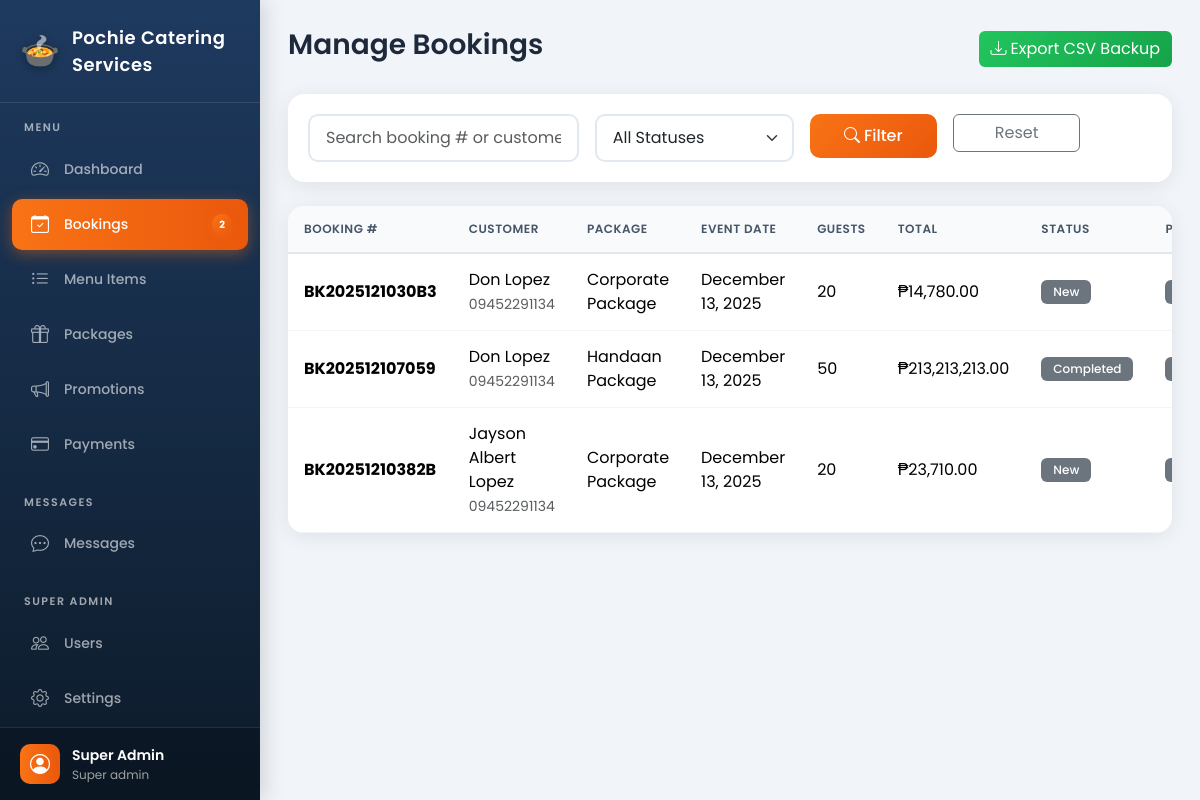
The app's page /admin/bookings.php (signed in) with its own data.
### tables this page shows
CREATE TABLE `bookings` (
  `id` int(11) NOT NULL,
  `booking_number` varchar(20) NOT NULL,
  `customer_id` int(11) DEFAULT NULL,
  `package_id` int(11) DEFAULT NULL,
  `event_type` varchar(100) DEFAULT NULL,
  `event_date` date NOT NULL,
  `event_time` time DEFAULT NULL,
  `venue_address` text NOT NULL,
  `number_of_guests` int(11) NOT NULL,
  `special_requests` text DEFAULT NULL,
  `total_amount` decimal(12,2) DEFAULT NULL,
  `status` enum('new','pending','negotiating','approved','paid','preparing','completed','cancelled') DEFAULT 'new',
  `payment_status` enum('unpaid','partial','paid') DEFAULT 'unpaid',
  `payment_method` varchar(50) DEFAULT NULL,
  `assigned_staff_id` int(11) DEFAULT NULL,
  `notes` text DEFAULT NULL,
  `created_at` timestamp NOT NULL DEFAULT current_timestamp(),
  `updated_at` timestamp NOT NULL DEFAULT current_timestamp() ON UPDATE current_timestamp()
);

CREATE TABLE `users` (
  `id` int(11) NOT NULL,
  `email` varchar(100) NOT NULL,
  `password` varchar(255) NOT NULL,
  `first_name` varchar(50) NOT NULL,
  `last_name` varchar(50) NOT NULL,
  `phone` varchar(20) DEFAULT NULL,
  `address` text DEFAULT NULL,
  `role` enum('customer','staff','admin','super_admin') DEFAULT 'customer',
  `profile_image` varchar(255) DEFAULT NULL,
  `is_active` tinyint(1) DEFAULT 1,
  `created_at` timestamp NOT NULL DEFAULT current_timestamp(),
  `updated_at` timestamp NOT NULL DEFAULT current_timestamp() ON UPDATE current_timestamp(),
  `email_verified` tinyint(1) DEFAULT 0
);

CREATE TABLE `packages` (
  `id` int(11) NOT NULL,
  `name` varchar(100) NOT NULL,
  `description` text DEFAULT NULL,
  `base_price` decimal(10,2) NOT NULL,
  `min_pax` int(11) DEFAULT 50,
  `max_pax` int(11) DEFAULT 500,
  `image` varchar(255) DEFAULT NULL,
  `inclusions` text DEFAULT NULL,
  `is_active` tinyint(1) DEFAULT 1,
  `created_at` timestamp NOT NULL DEFAULT current_timestamp()
);

### admin/bookings.php (the view, shortened to what this page needs)
<?php
require_once '../config/functions.php';
$userId = $_SESSION['user_id'];
$sql = "SELECT b.*, u.first_name, u.last_name, u.email, u.phone, p.name as package_name,
        (SELECT COUNT(*) FROM chat_messages cm WHERE cm.booking_id = b.id AND cm.sender_id != $userId AND cm.is_read = 0) as unread_messages
        FROM bookings b
        LEFT JOIN users u ON b.customer_id = u.id
        LEFT JOIN packages p ON b.package_id = p.id
        WHERE 1=1";
$sql .= " ORDER BY b.created_at DESC";
$bookings = $conn->query($sql);
?>
<!DOCTYPE html>
<html lang="en">
<head>
    <link href="https://cdn.jsdelivr.net/npm/bootstrap@5.3.2/dist/css/bootstrap.min.css" rel="stylesheet">
    <link href="https://cdn.jsdelivr.net/npm/bootstrap-icons@1.11.1/font/bootstrap-icons.css" rel="stylesheet">
</head>
<body>
    <?php include 'includes/sidebar.php'; ?>
    <div class="main-content">
        <div class="d-flex justify-content-between align-items-center mb-4">
            <h3>Manage Bookings</h3>
            <a href="<?= adminUrl('bookings.php?export=1') ?>" class="btn btn-success">
                <i class="bi bi-download me-1"></i>Export CSV Backup
            </a>
        </div>
        <div class="card mb-4">
            <div class="card-body">
                <form method="GET" class="row g-3">
                    <div class="col-md-4">
                        <input type="text" name="search" class="form-control" placeholder="Search booking # or customer..." value="<?= htmlspecialchars($_GET['search'] ?? '') ?>">
                    </div>
                    <div class="col-md-3">
                        <select name="status" class="form-select">
                            <option value="">All Statuses</option>
                        </select>
                    </div>
                    <div class="col-md-2">
                        <button type="submit" class="btn btn-primary w-100"><i class="bi bi-search me-1"></i>Filter</button>
                    </div>
                    <div class="col-md-2">
                        <a href="<?= adminUrl('bookings.php') ?>" class="btn btn-outline-secondary w-100">Reset</a>
                    </div>
                </form>
            </div>
        </div>
        <div class="card">
            <div class="card-body p-0">
                <div class="table-responsive">
                    <table class="table table-hover mb-0">
                        <thead class="table-light">
                            <tr>
                                <th>Booking #</th>
                                <th>Customer</th>
                                <th>Package</th>
                                <th>Event Date</th>
                                <th>Guests</th>
                                <th>Total</th>
                                <th>Status</th>
                                <th>Payment</th>
                            </tr>
                        </thead>
                        <tbody>
                            <?php if ($bookings && $bookings->num_rows > 0): ?>
                            <?php while($b = $bookings->fetch_assoc()): ?>
                            <tr>
                                <td>
                                    <strong><?= $b['booking_number'] ?></strong>
                                </td>
                                <td>
                                    <?= htmlspecialchars($b['first_name'] . ' ' . $b['last_name']) ?><br>
                                    <small class="text-muted"><?= $b['phone'] ?></small>
                                </td>
                                <td><?= htmlspecialchars($b['package_name'] ?? 'N/A') ?></td>
                                <td><?= formatDate($b['event_date']) ?></td>
                                <td><?= $b['number_of_guests'] ?></td>
                                <td><?= formatPrice($b['total_amount']) ?></td>
                                <td><?= getStatusBadge($b['status']) ?></td>
                                <td><?= getPaymentBadge($b['payment_status']) ?></td>
                            </tr>
                            <?php endwhile; ?>
                            <?php else: ?>
                            <tr><td colspan="9" class="text-center text-muted py-4">No bookings found</td></tr>
                            <?php endif; ?>
                        </tbody>
                    </table>
                </div>
            </div>
        </div>
    </div>
</body>
</html>

### config/functions.php (shortened to what this page needs)
<?php
function adminUrl($path) {
    return BASE_URL . '/admin/' . ltrim($path, '/');
}
function formatPrice($price) {
    return '₱' . number_format($price, 2);
}
function formatDate($date) {
    return date('F j, Y', strtotime($date));
}
function getStatusBadge($status) {
    $badges = [
        'new' => '<span class="badge bg-info">New</span>',
        'pending' => '<span class="badge bg-warning">Pending</span>',
        'negotiating' => '<span class="badge bg-primary">Negotiating</span>',
        'approved' => '<span class="badge bg-success">Approved</span>',
        'paid' => '<span class="badge bg-success">Paid</span>',
        'preparing' => '<span class="badge bg-info">Preparing</span>',
        'completed' => '<span class="badge bg-secondary">Completed</span>',
        'cancelled' => '<span class="badge bg-danger">Cancelled</span>'
    ];
    return $badges[$status] ?? '<span class="badge bg-secondary">' . ucfirst($status) . '</span>';
}
function getPaymentBadge($status) {
    $badges = [
        'unpaid' => '<span class="badge bg-danger">Unpaid</span>',
        'partial' => '<span class="badge bg-warning">Partial</span>',
        'paid' => '<span class="badge bg-success">Paid</span>'
    ];
    return $badges[$status] ?? '<span class="badge bg-secondary">' . ucfirst($status) . '</span>';
}
?>

### admin/bookings.php (style rules this page uses)
body { font-family: 'Poppins', sans-serif; }

### admin/includes/sidebar.php (style rules this page uses)
:root { --sidebar-bg: linear-gradient(180deg, #1e3a5f 0%, #0d1b2a 100%); --sidebar-width: 260px; --nav-item-hover: rgba(255, 255, 255, 0.1); --nav-item-active: linear-gradient(90deg, #f97316 0%, #ea580c 100%); --accent-color: #f97316; --text-primary: #ffffff; --text-secondary: rgba(255, 255, 255, 0.6); }
* { margin: 0; padding: 0; box-sizing: border-box; }
body { font-family: 'Poppins', sans-serif; background: #f1f5f9; }
.main-content { margin-left: var(--sidebar-width); padding: 28px; min-height: 100vh; background: #f1f5f9; }
.main-content h3 { font-weight: 600; color: #1e293b; margin-bottom: 8px; }
.card { border: none; border-radius: 16px; box-shadow: 0 4px 20px rgba(0, 0, 0, 0.08); overflow: hidden; }
.card-body { padding: 20px; }
.btn-primary { background: linear-gradient(135deg, #f97316 0%, #ea580c 100%); border: none; padding: 10px 20px; font-weight: 500; border-radius: 10px; transition: all 0.2s ease; }
.btn-success { background: linear-gradient(135deg, #22c55e 0%, #16a34a 100%); border: none; }
.table { margin-bottom: 0; }
.table thead th { background: #f8fafc; border-bottom: 2px solid #e2e8f0; font-weight: 600; color: #475569; text-transform: uppercase; font-size: 12px; letter-spacing: 0.5px; padding: 14px 16px; }
.table tbody td { padding: 14px 16px; vertical-align: middle; border-bottom: 1px solid #f1f5f9; }
.badge { padding: 6px 12px; font-weight: 500; font-size: 12px; border-radius: 6px; }
.form-control, .form-select { border-radius: 10px; border: 2px solid #e2e8f0; padding: 10px 16px; transition: all 0.2s ease; }

### records on screen
bookings: booking_number "BK2025121030B3", customer.last_name "Don Lopez", customer.phone "09452291134", package.name "Corporate Package", event_date "December 13, 2025", number_of_guests "20", total_amount "₱14,780.00", status "New"
bookings: booking_number "BK202512107059", customer.last_name "Don Lopez", customer.phone "09452291134", package.name "Handaan Package", event_date "December 13, 2025", number_of_guests "50", total_amount "₱213,213,213.00", status "Completed"
bookings: booking_number "BK20251210382B", customer.last_name "Jayson Albert Lopez", customer.phone "09452291134", package.name "Corporate Package", event_date "December 13, 2025", number_of_guests "20", total_amount "₱23,710.00", status "New"

### other values on screen
$sidebarSiteName "Pochie Catering Services"
$adminNotifs['new_bookings'] "2"
$_SESSION['user_name'] "Super Admin"
str_replace('_', ' ', getUserRole()) "Super admin"
